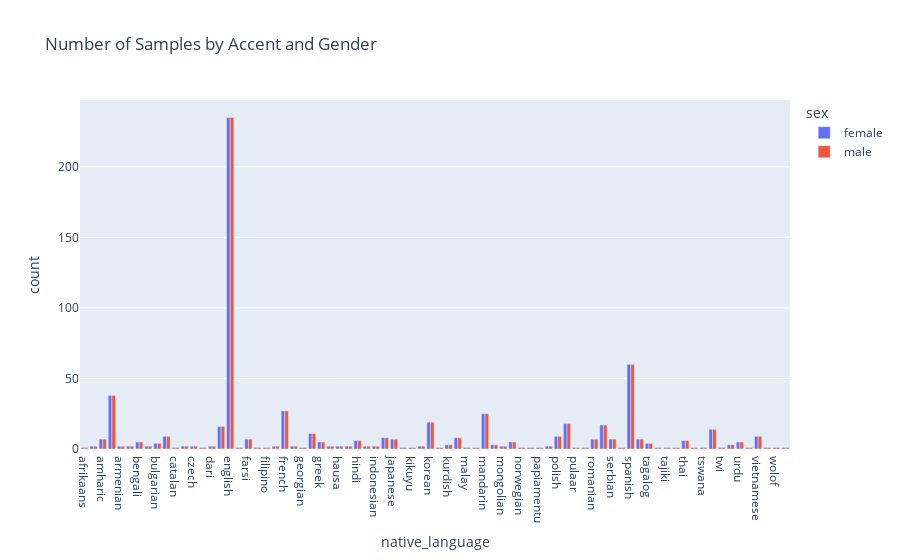

Notebook code cell kept with this figure:
### Code cell
# Aggregate counts
grouped = balanced_df.groupby(['native_language', 'sex']).size().reset_index(name='count')

# Plotly grouped bar chart
fig = px.bar(
    grouped,
    x='native_language',
    y='count',
    color='sex',
    barmode='group',
    title='Number of Samples by Accent and Gender'
)

fig.show()

### Figure 1 — Plotly figure (JSON) as saved in the notebook; plotly's stock layout.template omitted (floating-point values rounded to 4 significant figures)
{"data": [{"alignmentgroup": "True", "hovertemplate": "sex=female<br>native_language=%{x}<br>count=%{y}<extra></extra>", "legendgroup": "female", "marker": {"color": "#636efa", "pattern": {"shape": ""}}, "name": "female", "offsetgroup": "female", "orientation": "v", "showlegend": true, "textposition": "auto", "type": "bar", "x": ["afrikaans", "albanian", "amharic", "arabic", "armenian", "bambara", "bengali", "bosnian", "bulgarian", "cantonese", "catalan", "croatian", "czech", "danish", "dari", "dutch", "english", "estonian", "farsi", "fijian", "filipino", "finnish", "french", "ga", "georgian", "german", "greek", "gujarati", "hausa", "hebrew", "hindi", "hungarian", "indonesian", "italian", "japanese", "khmer", "kikuyu", "kiswahili", "korean", "krio", "kurdish", "macedonian", "malay", "malayalam", "mandarin", "miskito", "mongolian", "nepali", "norwegian", "oromo", "papiamentu", "pashto", "polish", "portuguese", "pulaar", "punjabi", "romanian", "russian", "serbian", "slovenian", "spanish", "swedish", "tagalog", "taiwanese", "tajiki", "tamil", "thai", "tigrigna", "tswana", "turkish", "twi", "ukrainian", "urdu", "uzbek", "vietnamese", "vlaams", "wolof", "yoruba"], "xaxis": "x", "y": [1, 2, 7, 38, 2, 2, 5, 2, 4, 9, 1, 2, 2, 1, 2, 16, 235, 1, 7, 1, 1, 2, 27, 2, 1, 11, 5, 2, 2, 2, 6, 2, 2, 8, 7, 1, 1, 2, 19, 1, 3, 8, 1, 1, 25, 3, 2, 5, 1, 1, 1, 2, 9, 18, 1, 1, 7, 17, 7, 1, 60, 7, 4, 1, 1, 1, 6, 1, 1, 14, 1, 3, 5, 1, 9, 1, 1, 1], "yaxis": "y"}, {"alignmentgroup": "True", "hovertemplate": "sex=male<br>native_language=%{x}<br>count=%{y}<extra></extra>", "legendgroup": "male", "marker": {"color": "#EF553B", "pattern": {"shape": ""}}, "name": "male", "offsetgroup": "male", "orientation": "v", "showlegend": true, "textposition": "auto", "type": "bar", "x": ["afrikaans", "albanian", "amharic", "arabic", "armenian", "bambara", "bengali", "bosnian", "bulgarian", "cantonese", "catalan", "croatian", "czech", "danish", "dari", "dutch", "english", "estonian", "farsi", "fijian", "filipino", "finnish", "french", "ga", "georgian", "german", "greek", "gujarati", "hausa", "hebrew", "hindi", "hungarian", "indonesian", "italian", "japanese", "khmer", "kikuyu", "kiswahili", "korean", "krio", "kurdish", "macedonian", "malay", "malayalam", "mandarin", "miskito", "mongolian", "nepali", "norwegian", "oromo", "papiamentu", "pashto", "polish", "portuguese", "pulaar", "punjabi", "romanian", "russian", "serbian", "slovenian", "spanish", "swedish", "tagalog", "taiwanese", "tajiki", "tamil", "thai", "tigrigna", "tswana", "turkish", "twi", "ukrainian", "urdu", "uzbek", "vietnamese", "vlaams", "wolof", "yoruba"], "xaxis": "x", "y": [1, 2, 7, 38, 2, 2, 5, 2, 4, 9, 1, 2, 2, 1, 2, 16, 235, 1, 7, 1, 1, 2, 27, 2, 1, 11, 5, 2, 2, 2, 6, 2, 2, 8, 7, 1, 1, 2, 19, 1, 3, 8, 1, 1, 25, 3, 2, 5, 1, 1, 1, 2, 9, 18, 1, 1, 7, 17, 7, 1, 60, 7, 4, 1, 1, 1, 6, 1, 1, 14, 1, 3, 5, 1, 9, 1, 1, 1], "yaxis": "y"}], "layout": {"barmode": "group", "legend": {"title": {"text": "sex"}, "tracegroupgap": 0}, "title": {"text": "Number of Samples by Accent and Gender"}, "xaxis": {"anchor": "y", "domain": [0, 1], "title": {"text": "native_language"}}, "yaxis": {"anchor": "x", "domain": [0, 1], "title": {"text": "count"}}}}
